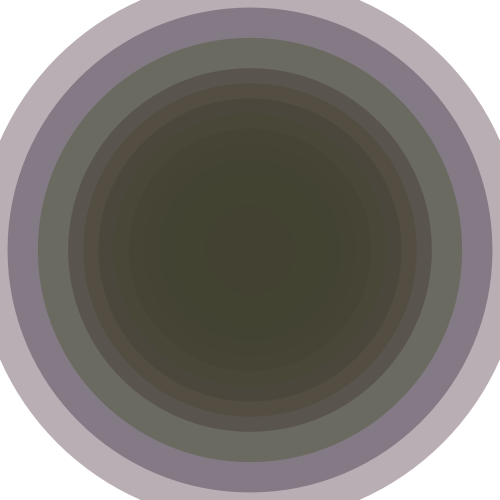
Frame 1 (no input)
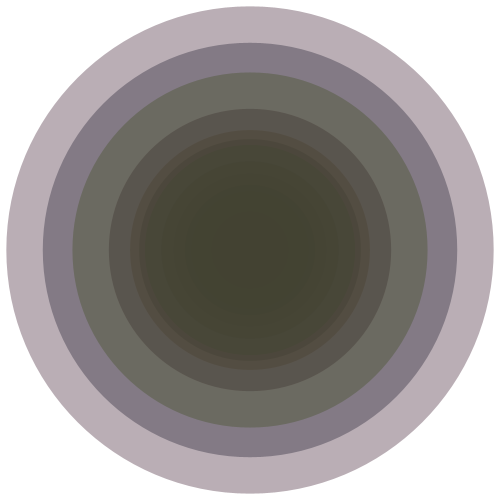
Frame 60 (the mouse pressed at the canvas centre just before this capture)
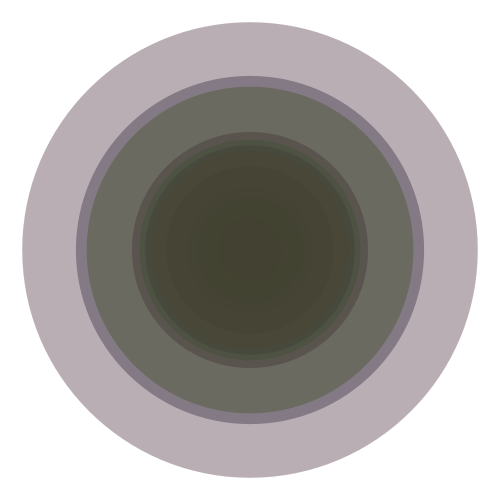
Frame 120 (the mouse held since frame 60 and released just before this capture)

The Processing sketch that drew these frames (run headless with seeded random() and noise(); from frame 60 on, the mouse is pressed at the canvas centre):

// Processing sketch: processing_134177
// ── processing_134177.pde

// Array of Circle
Circle[] cir = new Circle[15];
  
void setup() {
  size(500, 500);
  // Initialize all elements of the cir array
 
  cir[0] = new Circle(50, 0.001, 40, 100, 200);
  cir[1] = new Circle(100, 0.002, 80, 10, 200);
  cir[2] = new Circle(150, 0.003, 120, 100, 10);
  cir[3] = new Circle(200, 0.004, 160, 10, 200);
  cir[4] = new Circle(250, 0.005, 200, 200, 80);
  cir[5] = new Circle(300, 0.006, 245, 100, 90);
  cir[6] = new Circle(350, 0.006, 100, 150, 10);
  cir[7] = new Circle(400, 0.007, 190, 100, 200);
  cir[8] = new Circle(450, 0.008, 10, 255, 90);
  cir[9] = new Circle(500, 0.007, 50, 90, 200);
  cir[10] = new Circle(550, 0.006, 255, 140, 100);
  cir[11] = new Circle(600, 0.005, 110, 10, 110);
  cir[12] = new Circle(700, 0.004, 180, 180, 20);
  cir[13] = new Circle(800, 0.003, 50, 50, 200);
  cir[14] = new Circle(900, 0.002, 170, 70, 255);
  
  
}
void draw() {
  background(255);
  // Display all elements of the cir array
  for(int i=0; i<cir.length; i++) {
    cir[i].display();
  }
}
class Circle {
  // These are the properties that each Circle has. 
  int ellipseSize, circleFillA, circleFillB, circleFillC;
  float factor, myNoise;
  
  // The constructor function, called when creating a new Circle.
  // The only thing it does is copy all the parameters into the
  // properties of this object. We must use "this" to distinguish
  // between the parameters and the properties with the same name
  // (they are two variables with the same name!)
  Circle(int ellipseSize, float factor, int circleFillA, int circleFillB, int circleFillC) {
    this.myNoise = 0;
    this.ellipseSize = ellipseSize;
    this.factor = factor;
    this.circleFillA = circleFillA;
    this.circleFillB = circleFillB;
    this.circleFillC = circleFillC;
  }
  
  // this function displays the circle and increases myNoise
  void display() {
    // Here we don't need to use "this", because there's no
    // confusion. The function receives no parameters, and
    // the variables are known to be properties of this object.
     
    float x = noise(myNoise) * ellipseSize;
    noStroke();
 
    fill(
    noise(1, myNoise * factor)*circleFillA,
    noise(2, myNoise * factor)*circleFillB,
    noise(3, myNoise * factor)*circleFillC, noise(4, myNoise * factor)*160);
 
    ellipseMode(CENTER);
 
    ellipse(width/2, height/2, x, x);
 
    myNoise +=factor;
  }
}
